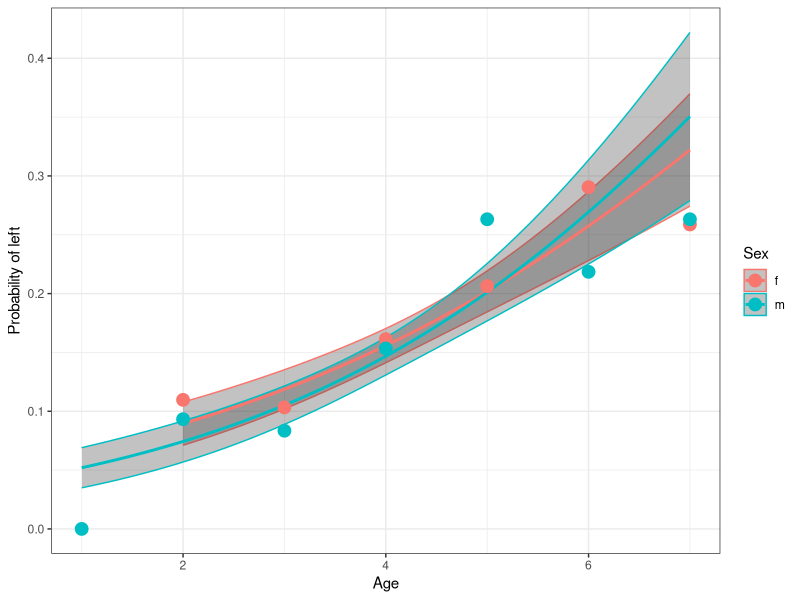

This chart was generated by the following R code:
## ---- chunk 1
library(knitr)
opts_chunk$set(echo = FALSE, warning = FALSE, message = FALSE)
## ---- chunk 2
library(ggplot2)
library(readxl)
library(dplyr)
library(broom)



onega_cam <- read_excel("Data/Onega_L_Age.xlsx")

onega_cam <- onega_cam %>% filter(Sex !="j")

onega_cam$Side2 <- ifelse(onega_cam$Side == "l", 1, 0)



onega_cam2 <- onega_cam[-c(2353:2356),]



onega_cam3 <- onega_cam2 %>% filter(Age<=7)



M <- glm(Side2 ~ Age * Sex, data = onega_cam3, family = "binomial")

## ---- chunk 3
kable(tidy(M), caption = "Model parameters")
## ---- chunk 4
kable(tidy(anova(M, test = "Chi")), caption = "Analysis of deviannce")

## ---- chunk 5

mydata <- onega_cam3 %>% group_by(Sex) %>% do(data.frame(Age = seq(min(.$Age), max(.$Age), length.out = 50)))


fit <- predict(M, newdata = mydata, type = "response", se.fit = T)

mydata$fit <- fit$fit

mydata$SE <- fit$se.fit

P_age <- onega_cam3 %>% group_by(Sex, Age) %>% summarize(P_left = mean(Side2 == 1), N = n())


ggplot(mydata, aes(x = Age, y = fit, color = Sex))  + 
  geom_ribbon(aes(ymin = fit - 1.96*SE, ymax = fit + 1.96*SE), alpha = 0.3) + 
  geom_line(size = 1) +
  geom_point(data = P_age, aes(x = Age, y = P_left, color = Sex), size = 4) +
  theme_bw() +
  labs(y = "Probability of left")

